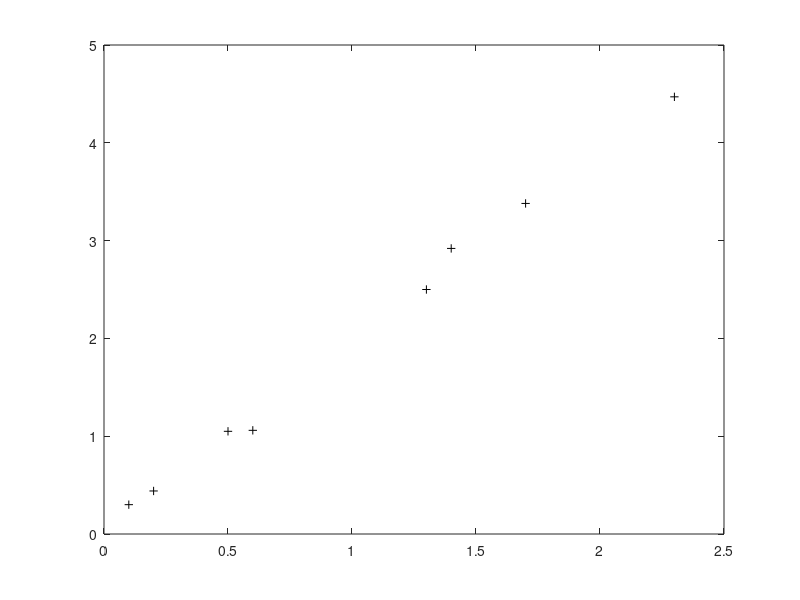

Write MATLAB code to recreate this figure.
% Matlab Practical 10
% Zach Vig

clear;
close all;

x = [0.1; 0.6; 0.2; 0.5; 1.4; 2.3; 1.7; 1.3];
y = [0.3; 1.06; 0.44; 1.05; 2.92; 4.47; 3.38; 2.5];

%q1.1
figure(1);
plot(x,y,'k+');

%q1.2
A = cat(2,x,ones(length(x),1));
m = [2,0; 0,1];

%q1.3
Cd = diag([0.1,0.1,0.1,0.1,0.1,0.1,0.1,0.1]);

%q1.4
